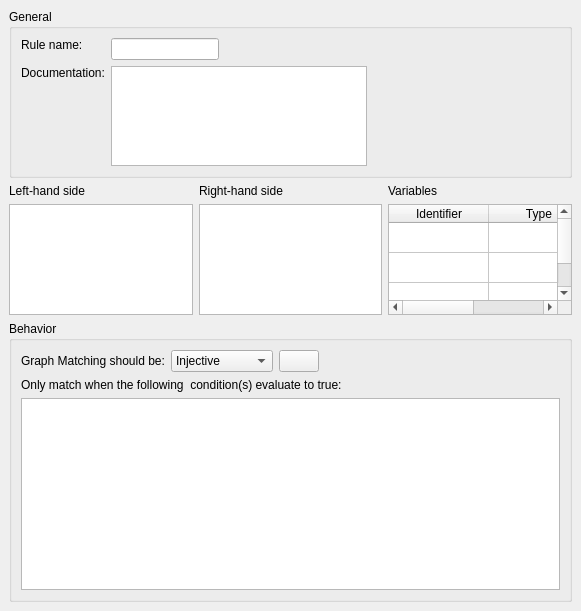
<?xml version="1.0" encoding="UTF-8"?>
<ui version="4.0">
 <class>RuleEdit</class>
 <widget class="QWidget" name="RuleEdit">
  <property name="geometry">
   <rect>
    <x>0</x>
    <y>0</y>
    <width>581</width>
    <height>611</height>
   </rect>
  </property>
  <property name="windowTitle">
   <string>Form</string>
  </property>
  <layout class="QVBoxLayout" name="verticalLayout">
   <property name="margin">
    <number>9</number>
   </property>
   <item>
    <widget class="QGroupBox" name="generalGroup">
     <property name="sizePolicy">
      <sizepolicy hsizetype="Preferred" vsizetype="Minimum">
       <horstretch>0</horstretch>
       <verstretch>0</verstretch>
      </sizepolicy>
     </property>
     <property name="title">
      <string>General</string>
     </property>
     <layout class="QFormLayout" name="formLayout">
      <property name="fieldGrowthPolicy">
       <enum>QFormLayout::FieldsStayAtSizeHint</enum>
      </property>
      <item row="0" column="0">
       <widget class="QLabel" name="nameLabel">
        <property name="sizePolicy">
         <sizepolicy hsizetype="Preferred" vsizetype="Fixed">
          <horstretch>0</horstretch>
          <verstretch>0</verstretch>
         </sizepolicy>
        </property>
        <property name="text">
         <string>Rule name:</string>
        </property>
       </widget>
      </item>
      <item row="0" column="1">
       <widget class="QLineEdit" name="nameEdit"/>
      </item>
      <item row="1" column="0">
       <widget class="QLabel" name="documentationLabel">
        <property name="sizePolicy">
         <sizepolicy hsizetype="Preferred" vsizetype="Fixed">
          <horstretch>0</horstretch>
          <verstretch>0</verstretch>
         </sizepolicy>
        </property>
        <property name="text">
         <string>Documentation:</string>
        </property>
       </widget>
      </item>
      <item row="1" column="1">
       <widget class="QPlainTextEdit" name="documentationEdit">
        <property name="sizePolicy">
         <sizepolicy hsizetype="Expanding" vsizetype="Fixed">
          <horstretch>0</horstretch>
          <verstretch>0</verstretch>
         </sizepolicy>
        </property>
        <property name="maximumSize">
         <size>
          <width>16777215</width>
          <height>100</height>
         </size>
        </property>
       </widget>
      </item>
     </layout>
    </widget>
   </item>
   <item>
    <layout class="QHBoxLayout" name="horizontalLayout_2">
     <item>
      <layout class="QVBoxLayout" name="verticalLayout_6">
       <item>
        <widget class="QLabel" name="label_3">
         <property name="text">
          <string>Left-hand side</string>
         </property>
        </widget>
       </item>
       <item>
        <widget class="Developer::GraphWidget" name="lhsGraph"/>
       </item>
      </layout>
     </item>
     <item>
      <layout class="QVBoxLayout" name="verticalLayout_4">
       <item>
        <widget class="QLabel" name="label_4">
         <property name="text">
          <string>Right-hand side</string>
         </property>
        </widget>
       </item>
       <item>
        <widget class="Developer::GraphWidget" name="rhsGraph"/>
       </item>
      </layout>
     </item>
     <item>
      <layout class="QVBoxLayout" name="variablesLayout">
       <item>
        <layout class="QHBoxLayout" name="variablesLabelLayout">
         <item>
          <widget class="QLabel" name="variablesLabel">
           <property name="text">
            <string>Variables</string>
           </property>
          </widget>
         </item>
        </layout>
       </item>
       <item>
        <widget class="QTableWidget" name="variablesWidget">
         <property name="maximumSize">
          <size>
           <width>260</width>
           <height>16777215</height>
          </size>
         </property>
         <attribute name="horizontalHeaderStretchLastSection">
          <bool>true</bool>
         </attribute>
         <attribute name="verticalHeaderVisible">
          <bool>false</bool>
         </attribute>
         <row>
          <property name="text">
           <string>New Row</string>
          </property>
         </row>
         <row>
          <property name="text">
           <string>New Row</string>
          </property>
         </row>
         <row>
          <property name="text">
           <string>New Row</string>
          </property>
         </row>
         <column>
          <property name="text">
           <string>Identifier</string>
          </property>
         </column>
         <column>
          <property name="text">
           <string>Type</string>
          </property>
         </column>
         <item row="0" column="0">
          <property name="text">
           <string/>
          </property>
         </item>
        </widget>
       </item>
      </layout>
     </item>
    </layout>
   </item>
   <item>
    <widget class="QGroupBox" name="behaviourGroup">
     <property name="sizePolicy">
      <sizepolicy hsizetype="Preferred" vsizetype="Minimum">
       <horstretch>0</horstretch>
       <verstretch>0</verstretch>
      </sizepolicy>
     </property>
     <property name="title">
      <string>Behavior</string>
     </property>
     <layout class="QVBoxLayout" name="verticalLayout_2">
      <item>
       <layout class="QHBoxLayout" name="matchRulesLayout">
        <item>
         <widget class="QLabel" name="matchRulesLabel1">
          <property name="sizePolicy">
           <sizepolicy hsizetype="Preferred" vsizetype="Fixed">
            <horstretch>0</horstretch>
            <verstretch>0</verstretch>
           </sizepolicy>
          </property>
          <property name="text">
           <string>Graph Matching should be:</string>
          </property>
         </widget>
        </item>
        <item>
         <widget class="QComboBox" name="matchRulesCombo">
          <item>
           <property name="text">
            <string>Injective</string>
           </property>
          </item>
          <item>
           <property name="text">
            <string>Non-injective</string>
           </property>
          </item>
         </widget>
        </item>
        <item>
         <widget class="QPushButton" name="pushButton">
          <property name="text">
           <string/>
          </property>
          <property name="icon">
           <iconset resource="icons.qrc">
            <normaloff>:/icons/small_help.png</normaloff>:/icons/small_help.png</iconset>
          </property>
         </widget>
        </item>
        <item>
         <spacer name="horizontalSpacer">
          <property name="orientation">
           <enum>Qt::Horizontal</enum>
          </property>
          <property name="sizeHint" stdset="0">
           <size>
            <width>40</width>
            <height>20</height>
           </size>
          </property>
         </spacer>
        </item>
       </layout>
      </item>
      <item>
       <widget class="QLabel" name="conditionsLabel">
        <property name="sizePolicy">
         <sizepolicy hsizetype="Preferred" vsizetype="Fixed">
          <horstretch>0</horstretch>
          <verstretch>0</verstretch>
         </sizepolicy>
        </property>
        <property name="text">
         <string>Only match when the following  condition(s) evaluate to true:</string>
        </property>
       </widget>
      </item>
      <item>
       <widget class="Developer::ConditionEditor" name="conditionsEdit"/>
      </item>
     </layout>
    </widget>
   </item>
  </layout>
 </widget>
 <customwidgets>
  <customwidget>
   <class>Developer::GraphWidget</class>
   <extends>QGraphicsView</extends>
   <header>graphview/graphwidget.hpp</header>
  </customwidget>
  <customwidget>
   <class>Developer::ConditionEditor</class>
   <extends>QPlainTextEdit</extends>
   <header>conditioneditor.hpp</header>
  </customwidget>
 </customwidgets>
 <resources>
  <include location="icons.qrc"/>
 </resources>
 <connections>
  <connection>
   <sender>pushButton</sender>
   <signal>pressed()</signal>
   <receiver>RuleEdit</receiver>
   <slot>showInjectiveHelp()</slot>
   <hints>
    <hint type="sourcelabel">
     <x>408</x>
     <y>358</y>
    </hint>
    <hint type="destinationlabel">
     <x>580</x>
     <y>384</y>
    </hint>
   </hints>
  </connection>
  <connection>
   <sender>nameEdit</sender>
   <signal>textEdited(QString)</signal>
   <receiver>RuleEdit</receiver>
   <slot>nameChanged(QString)</slot>
   <hints>
    <hint type="sourcelabel">
     <x>318</x>
     <y>47</y>
    </hint>
    <hint type="destinationlabel">
     <x>606</x>
     <y>58</y>
    </hint>
   </hints>
  </connection>
  <connection>
   <sender>documentationEdit</sender>
   <signal>textChanged()</signal>
   <receiver>RuleEdit</receiver>
   <slot>documentationChanged()</slot>
   <hints>
    <hint type="sourcelabel">
     <x>449</x>
     <y>118</y>
    </hint>
    <hint type="destinationlabel">
     <x>620</x>
     <y>119</y>
    </hint>
   </hints>
  </connection>
  <connection>
   <sender>matchRulesCombo</sender>
   <signal>currentIndexChanged(int)</signal>
   <receiver>RuleEdit</receiver>
   <slot>injectiveChanged(int)</slot>
   <hints>
    <hint type="sourcelabel">
     <x>312</x>
     <y>344</y>
    </hint>
    <hint type="destinationlabel">
     <x>612</x>
     <y>343</y>
    </hint>
   </hints>
  </connection>
  <connection>
   <sender>conditionsEdit</sender>
   <signal>textChanged()</signal>
   <receiver>RuleEdit</receiver>
   <slot>conditionChanged()</slot>
   <hints>
    <hint type="sourcelabel">
     <x>508</x>
     <y>535</y>
    </hint>
    <hint type="destinationlabel">
     <x>607</x>
     <y>599</y>
    </hint>
   </hints>
  </connection>
 </connections>
 <slots>
  <slot>showInjectiveHelp()</slot>
  <slot>nameChanged(QString)</slot>
  <slot>documentationChanged()</slot>
  <slot>lhsChanged()</slot>
  <slot>rhsChanged()</slot>
  <slot>injectiveChanged(int)</slot>
  <slot>conditionChanged()</slot>
 </slots>
</ui>
